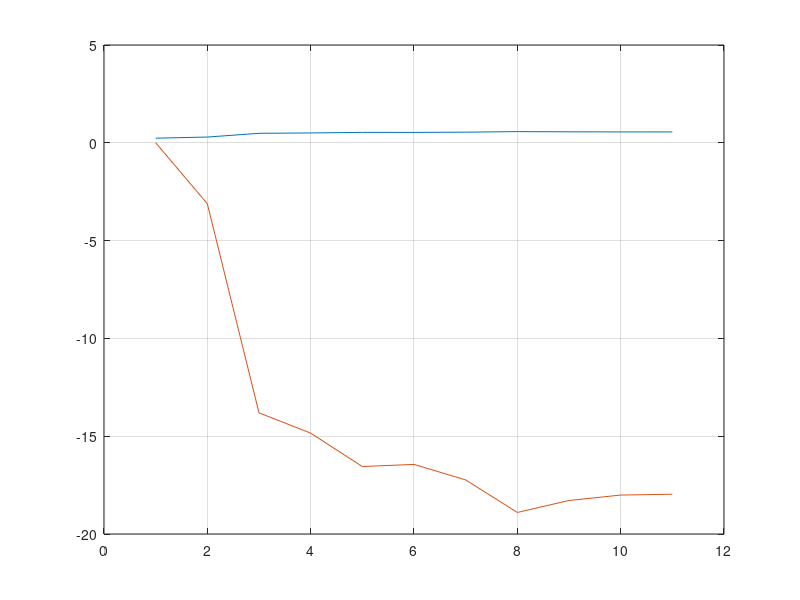

The MATLAB script that drew this image:
function rlse()
clc
clear
xo=[2 1]';%The true value of unknown coefficient vector

temperature_celsius = [13, 14, 17, 18, 19, 15, 13, 31, 32, 29, 27];
temperature_farenheit = [55, 58, 63, 65, 66, 59, 56, 87, 90, 85, 81];

fprintf('\n\n\temperature_celsius = %f\n\t\t\t %f\n', length(temperature_celsius));
fprintf('\n\n\temperature_farenheit = %f\n\t\t\t %f\n', length(temperature_farenheit));

% (0.01*k)*x1+x2=b

NA=2; % length(temperature_celsius);
x=zeros(NA,1);
% TODO: cia rasyk for is daugink is 10, 100, 100(kaip dabar)
% for i=1:3
%   PRT=(10^i)*eye(NA,NA);
% end

P=1000*eye(NA,NA);

fprintf('\n\n\NA = %f\n\t\t\t %f\n', length(NA));

%Jei k iki 10, o P=1*..., tai gaunasi blogas tikslumas, jei P=10000*...
%tikslumas gereja...
xx=[]
for k=1:length(temperature_celsius), %padidinus iteraciju skaiciu, pvz. iki 1000 sprendinys arteja prie xo=[2 1]
    A(k,:)=[temperature_farenheit(k) 1];
    b(k,:)=temperature_celsius(k); %A(k,:)*xo+0.2*randn;
    [x,K,P]=rlse_online(A(k,:),b(k,:),x,P);
    xx=[xx x];
end

fprintf('\n\n\nx ivertis taikant RLSE = %f\n\t\t\t %f\n',x(1),x(2));

%x1=A\b;
x1=pinv(A)*b;
% fprintf('Palyginimui A\\b = %f\n\t\t  %f\n',x1);
fprintf('Palyginimui pinv(A)*b = %f\n\t\t  %f\n',x1);

% 4 uzduotis - susidek iverciu grafikus i 2 grafikus
% pirmam bus k1 su tada kai P = 10, P = 100, P = 1000 ir tada parodyk
% grafika
% antram grafikue bus k2 su tada kai P = 10 ir t.t.
% sends script to lecturer email


plot(xx'); grid

function[x,K,P]=rlse_online(aT_k1,b_k1,x,P)
% fprintf('Palyginimui A\\b = %f\n\t\t  %f\n',aT_k1);
% fprintf('Palyginimui A\\b = %f\n\t\t  %f\n',b_k1);
% fprintf('Palyginimui A\\b = %f\n\t\t  %f\n',x);
K=P*aT_k1'/(aT_k1*P*aT_k1'+1);%Eq.(18) %nuimti ; pavaizduoti K matricos verte, kuri mazejai, kai iteraciju daugeja
x=x+K*(b_k1-aT_k1*x);%Eq.(17)
P=P-K*aT_k1*P;%Eq.(19)